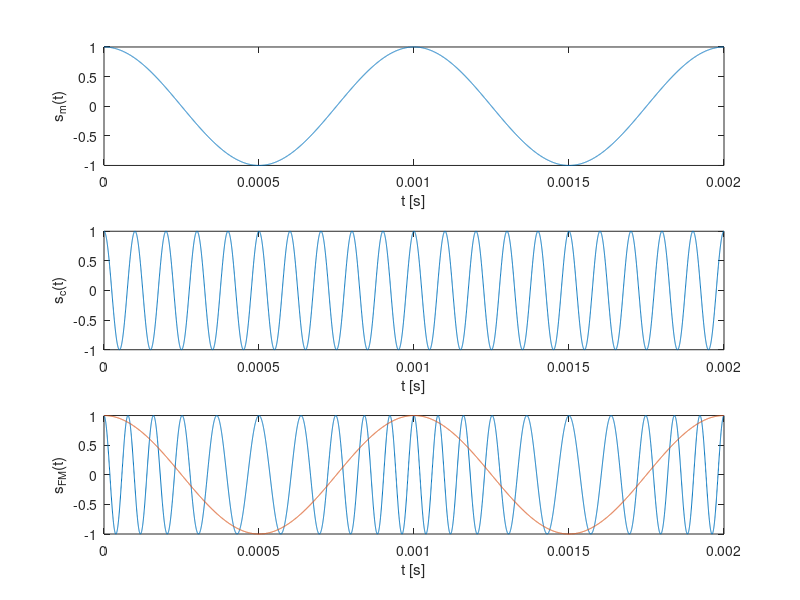
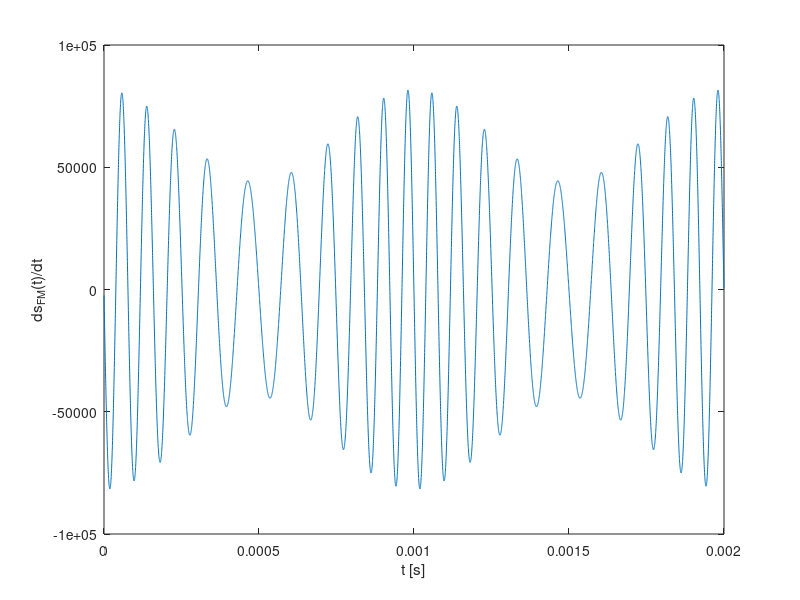

Recreate these plots in MATLAB, in order. (Note: this script raises an error after producing the figures.)
close all
clear all

Ac=1; % Carrier amplitude
fc=10000; % Carrier frequency
Am=1; % Amplitude of the modulating signal
fm=1000; % Frequency of the modulating signal
Tm=1/fm; % Modulating signal period

k=2*pi*3000; % Coefficient of the FM                                                                           
wc=2*pi*fc; % Angular frequency of the carrier
wm=2*pi*fm; % Angular frequency of the modulating signal

t=linspace(0,2*Tm,8192);% Time for 2 periods with 8192 elements (power of 2)
dt=t(end)/length(t); % Time step (sampling time)
Fs=1/dt; % Sampling frequency

sc=Ac*cos(wc*t); % Carrier

sm=Am*cos(wm*t); % Cosine modulating signal
                        
% sm=Am*(2*pulstran(t,0:1/fm:0.1,'rectpuls',0.5/fm)-1); % Rectangular modulating signal

psi=cumsum(wc+k*sm)*dt; % Phase angle. Cumulative sum instead integral. The result is not perfect
sfm=Ac*cos(psi); % Frequency modulation

% Time domain Plots
figure('Name','FM');
subplot(3,1,1); % First subplot
plot(t,sm); % Plot the modulating
xlabel('t [s]'); % X-label
ylabel('s_{m}(t)'); % Y-label
subplot(3,1,2); % Second subplot
plot(t,sc); % Plot the carrier
xlabel('t [s]'); % X-label
ylabel('s_{c}(t)'); % Y-label
subplot(3,1,3); % Third subplot
plot(t,sfm); % Plot the FM
xlabel('t [s]'); % X-label
ylabel('s_{FM}(t)'); % Y-label
hold on
plot(t,sm); % Plot the modulating
figure('Name','Differentiated FM');
plot(t(1:end-1),diff(sfm)/dt); % Plot the diferentiated FM
xlabel('t [s]'); % X-label
ylabel('ds_{FM}(t)/dt'); % Y-label

spectr(sfm,Fs,'FM',[0 50000]); % Spectrum


